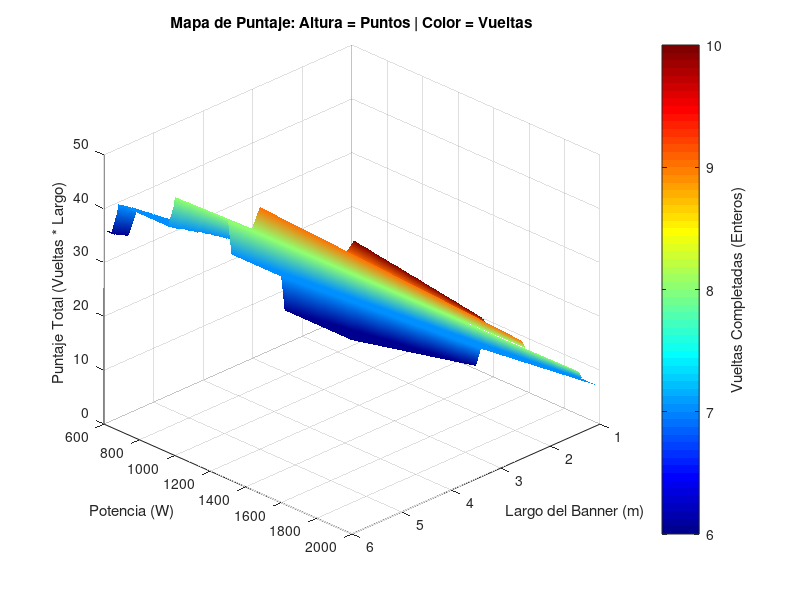

Reproduce this figure in MATLAB.
clc
clear

% --- Constantes ---
Cd_Banner = 0.003;
Cd_avion = 0.015;
S_avion = 1.3;
ro = 1.225;
distancia_lap = 1277; % x (m)

% --- Rangos de evaluación (Ajustalos según tu necesidad) ---
potencias = 600:20:2000;      % Watts
largos_banner = 1:0.1:6;      % Metros

% Preasignación de matrices
[P_grid, L_grid] = meshgrid(potencias, largos_banner);
Puntaje = zeros(size(P_grid));
Vueltas_Enteras = zeros(size(P_grid)); 

% --- Bucle de evaluación ---
for i = 1:size(L_grid, 1)
    for j = 1:size(L_grid, 2)
        P = P_grid(i,j);
        L = L_grid(i,j);
        
        % 1. Superficie del banner (tu fórmula cuadrática)
        S_B = 1/5 * (L)^2;
        
        % 2. Aerodinámica: Velocidad de equilibrio
        SCd_total = (S_avion * Cd_avion + S_B * Cd_Banner);
        v = ( (2 * P) / (ro * SCd_total) )^(1/3);
        
        % 3. Laps teóricos según restricciones
        % T = 5 min (300s) | Energía = 100Wh (360,000 Joules)
        laps_tiempo = 300 / (distancia_lap / v);
        laps_energia = (100 * 3600 / P) / (distancia_lap / v); 
        
        laps_teoricos = min(laps_tiempo, laps_energia);
        
        % 4. Vueltas válidas (Número Entero)
        vueltas = floor(laps_teoricos);
        
        % 5. Guardar resultados
        Vueltas_Enteras(i,j) = vueltas;
        Puntaje(i,j) = vueltas * L;
    end
end

% --- Visualización ---
figure('Color', 'w', 'Name', 'Análisis de Competencia');

% surf(X, Y, Z, C) -> C es Vueltas_Enteras para el color
surf(L_grid, P_grid, Puntaje, Vueltas_Enteras);

% Estética y Color
shading interp; % Para que no se vean las líneas de la malla y el color sea fluido
colormap(jet);  % Mapa de colores: Azul (pocas vueltas) -> Rojo (muchas vueltas)
h = colorbar;
ylabel(h, 'Vueltas Completadas (Enteros)');

% Etiquetas
xlabel('Largo del Banner (m)');
ylabel('Potencia (W)');
zlabel('Puntaje Total (Vueltas * Largo)');
title('Mapa de Puntaje: Altura = Puntos | Color = Vueltas');

grid on;
view(135, 30); % Ángulo de visión para apreciar los escalones

% --- Mostrar el "Sweet Spot" ---
[max_val, idx] = max(Puntaje(:));
fprintf('--- CONFIGURACIÓN ÓPTIMA ENCONTRADA ---\n');
fprintf('Puntaje Máximo: %.2f\n', max_val);
fprintf('Largo de Banner: %.2f m\n', L_grid(idx));
fprintf('Potencia: %.0f W\n', P_grid(idx));
fprintf('Vueltas completas: %d\n', Vueltas_Enteras(idx));
